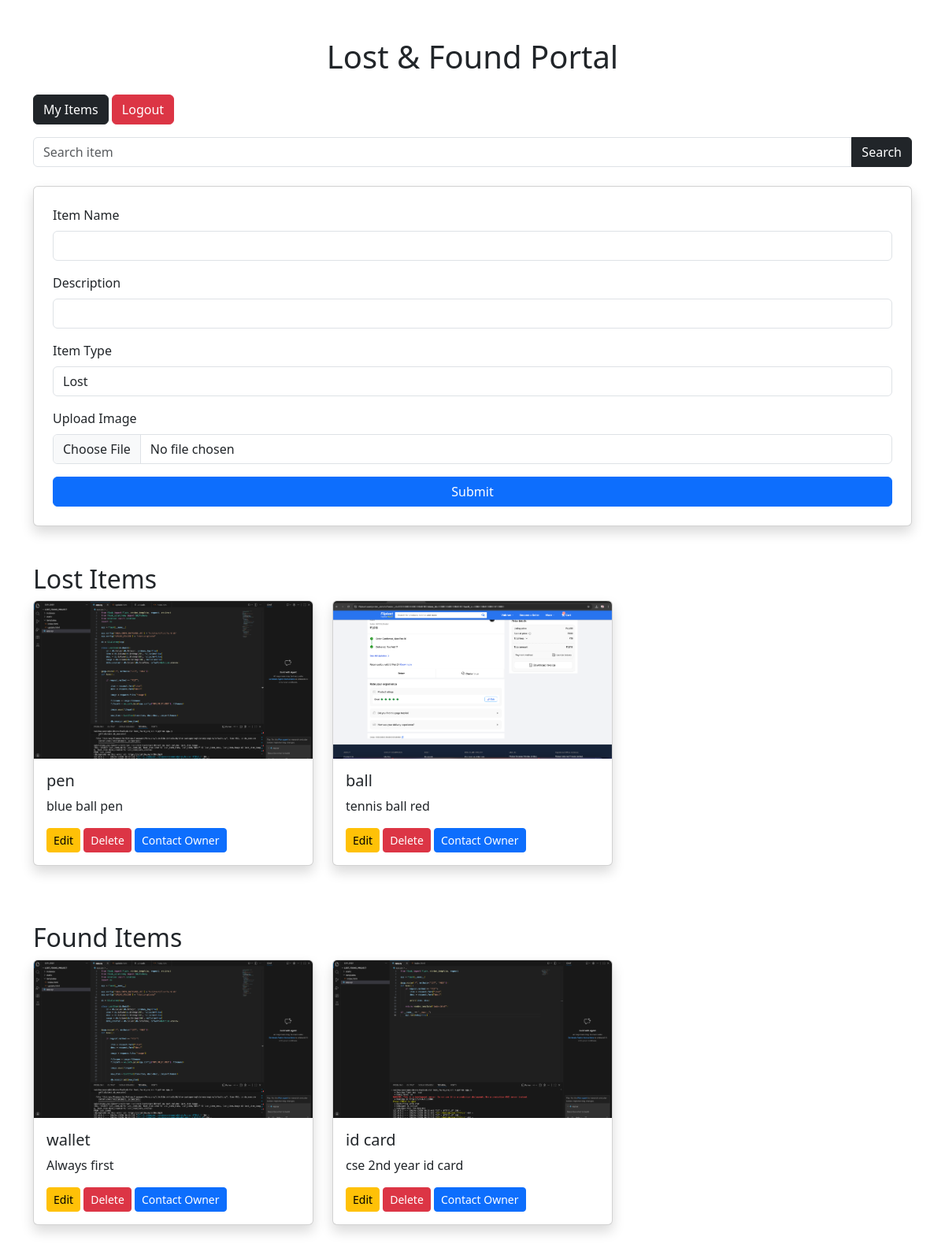
Screenshot of / (signed in) with the database file from the repository.
### app.py (models this page shows)
class LostItem(db.Model):
    id = db.Column(db.Integer, primary_key=True)
    item = db.Column(db.String(200))
    desc = db.Column(db.String(500))
    image = db.Column(db.String(200))
    type = db.Column(db.String(20))
    owner = db.Column(db.String(200))
    date_created = db.Column(db.DateTime, default=datetime.utcnow)

### app.py (the view, shortened to what this page needs)
@app.route("/", methods=["GET", "POST"])
def home():
    if "user" not in session:
        return redirect("/login")
    search = request.args.get("search")
    if search:
        lost_items = LostItem.query.filter(
            LostItem.item.contains(search),
            LostItem.type == "Lost"
        ).all()
        found_items = LostItem.query.filter(
            LostItem.item.contains(search),
            LostItem.type == "Found"
        ).all()
    else:
        lost_items = LostItem.query.filter_by(type="Lost").all()
        found_items = LostItem.query.filter_by(type="Found").all()
    return render_template(
        "index.html",
        lost_items=lost_items,
        found_items=found_items
    )

### templates/index.html (shortened to what this page needs)
<!DOCTYPE html>
<html>
<head>
<link href="https://cdn.jsdelivr.net/npm/bootstrap@5.3.2/dist/css/bootstrap.min.css" rel="stylesheet">
</head>
<body>
<div class="container mt-5">
<h1 class="text-center mb-4">Lost & Found Portal</h1>
<a href="/myitems" class="btn btn-dark mb-3">My Items</a>
<a href="/logout" class="btn btn-danger mb-3">Logout</a>
<form method="GET" action="/" class="mb-4">
<div class="input-group">
<input type="text" name="search" class="form-control" placeholder="Search item">
<button class="btn btn-dark">Search</button>
</div>
</form>
<form action="/" method="POST" enctype="multipart/form-data" class="card p-4 shadow mb-5">
<div class="mb-3">
<label class="form-label">Item Name</label>
<input type="text" name="item" class="form-control" required>
</div>
<div class="mb-3">
<label class="form-label">Description</label>
<input type="text" name="desc" class="form-control" required>
</div>
<div class="mb-3">
<label class="form-label">Item Type</label>
<select name="type" class="form-control">
<option value="Lost">Lost</option>
</select>
</div>
<div class="mb-3">
<label class="form-label">Upload Image</label>
<input type="file" name="image" class="form-control">
</div>
<button type="submit" class="btn btn-primary">Submit</button>
</form>
<h2 class="mt-4">Lost Items</h2>
<div class="row">
{% for item in lost_items %}
<div class="col-md-4">
<div class="card shadow mb-4">
<img src="{{ url_for('static', filename='uploads/' + item.image) }}"
class="card-img-top"
style="height:200px; object-fit:cover;">
<div class="card-body">
<h5 class="card-title">{{item.item}}</h5>
<p class="card-text">{{item.desc}}</p>
<a href="/update/{{item.id}}" class="btn btn-warning btn-sm">Edit</a>
<a href="/delete/{{item.id}}" class="btn btn-danger btn-sm">Delete</a>
<a href="/contact/{{item.id}}" class="btn btn-primary btn-sm">
Contact Owner
</a>
</div>
</div>
</div>
{% endfor %}
</div>
<h2 class="mt-5">Found Items</h2>
<div class="row">
{% for item in found_items %}
<div class="col-md-4">
<div class="card shadow mb-4">
<img src="{{ url_for('static', filename='uploads/' + item.image) }}"
class="card-img-top"
style="height:200px; object-fit:cover;">
<div class="card-body">
<h5 class="card-title">{{item.item}}</h5>
<p class="card-text">{{item.desc}}</p>
<a href="/update/{{item.id}}" class="btn btn-warning btn-sm">Edit</a>
<a href="/delete/{{item.id}}" class="btn btn-danger btn-sm">Delete</a>
<a href="/contact/{{item.id}}" class="btn btn-primary btn-sm">
Contact Owner
</a>
</div>
</div>
</div>
{% endfor %}
</div>
</div>
</body>
</html>

### rows the page displays
LostItem: image (picture), item "pen", desc "blue ball pen"
LostItem: image (picture), item "ball", desc "tennis ball red"
LostItem: image (picture), item "wallet", desc "Always first"
LostItem: image (picture), item "id card", desc "cse 2nd year id card"
